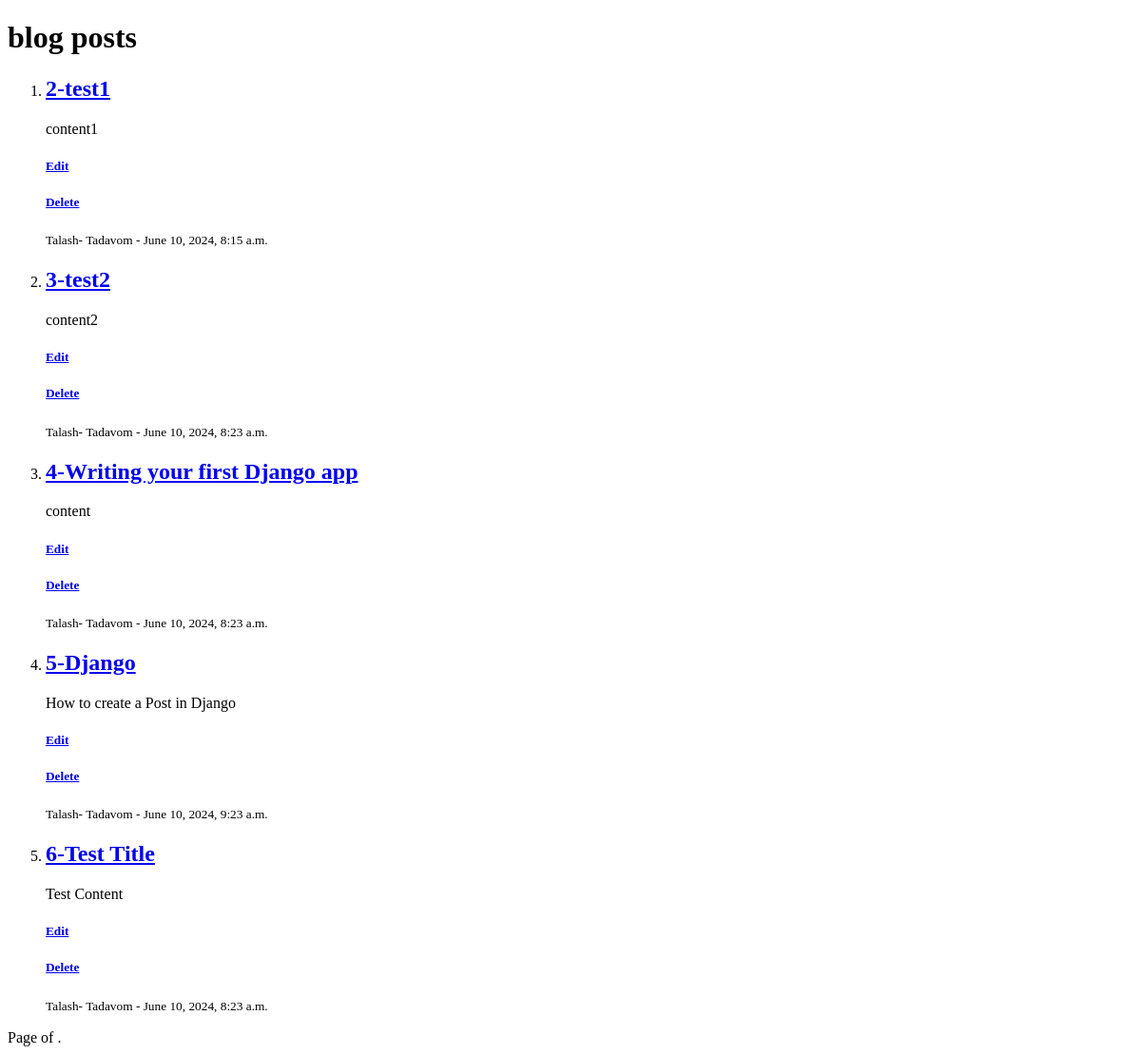
Page /blog/post/ (signed in) on the earlier database version.
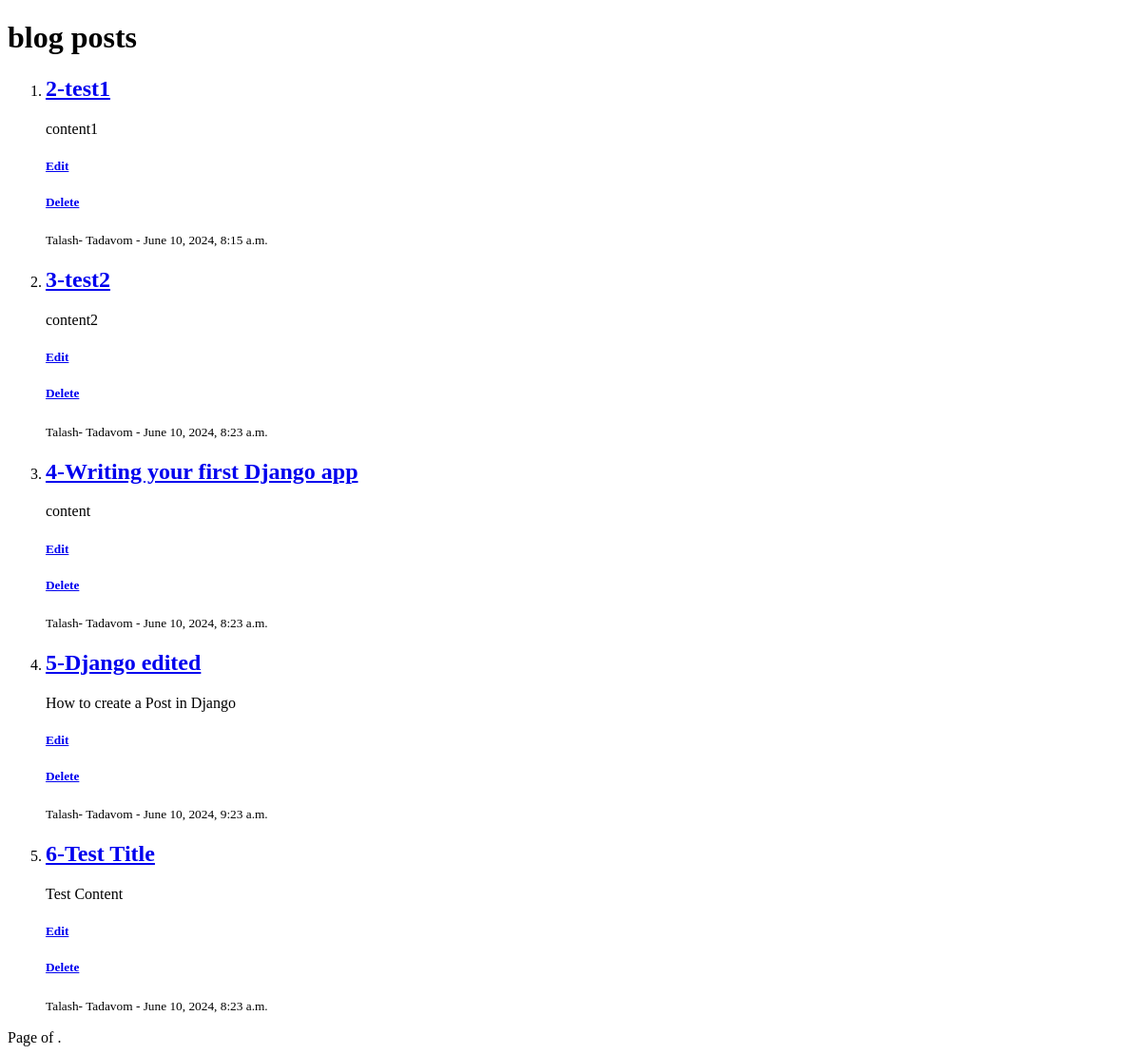
Same page on the later database version.
### blog/models.py (models this page shows)
class Post(models.Model):
    author = models.ForeignKey('accounts.Profile', on_delete=models.CASCADE)
    image = models.ImageField(null=True, blank=True)
    title = models.CharField(max_length=250)
    content = models.TextField()
    status = models.BooleanField()
    category = models.ForeignKey('Category', on_delete=models.SET_NULL, null=True)
    created_date = models.DateTimeField(auto_now_add=True)
    updated_date = models.DateTimeField(auto_now=True)
    published_date = models.DateTimeField()

### accounts/models.py (models this page shows, shortened)
class Profile(models.Model):
    user = models.ForeignKey(User,on_delete=models.CASCADE)
    first_name = models.CharField(max_length=250)
    last_name = models.CharField(max_length=250)
    image = models.ImageField(blank=True,null=True)
    description = models.TextField()
    created_date = models.DateTimeField(auto_now_add=True)
    updated_date = models.DateTimeField(auto_now=True)

### blog/views.py (the view)
# urls.py: path('post/',views.PostList.as_view(), name="post-list"),
class PostList(LoginRequiredMixin,PermissionRequiredMixin,ListView):
    permission_required ='blog.view_post'
    queryset = Post.objects.all()
    context_object_name = "posts"
    ordering = 'id'

### templates/blog/post_list.html (shortened to what this page needs)
<!DOCTYPE html>
<html lang="en">
<head>
</head>
<body>
    <h1> blog posts </h1>
    <ol>
    {% for post in posts %}
    <li>
  <a href="{% url 'blog:post-detail' pk=post.id %}"><h2> {{post.id}}-{{post.title}} </h2></a>
  <p> {{post.content}} </p>
  <a href="{% url 'blog:post-edit' pk=post.id %}">
              <h5>Edit</h5>
          </a>
  <a href="{% url 'blog:post-delete' pk=post.id %}">
                <h5>Delete</h5>
  </a>
  <small>{{post.author.first_name}}- {{post.author.last_name}} - {{post.published_date}}</small>
    </li>
    {% endfor %}
    </ol>
    <div class="pagination">
        <span class="step-links">
            <span class="current">
                Page {{ page_obj.number }} of {{ page_obj.paginator.num_pages }}.
            </span>
        </span>
    </div>
</body>
</html>

Differences in the rows shown:
changed Post "How to create a Post in Django": title "Django" → "Django edited"
